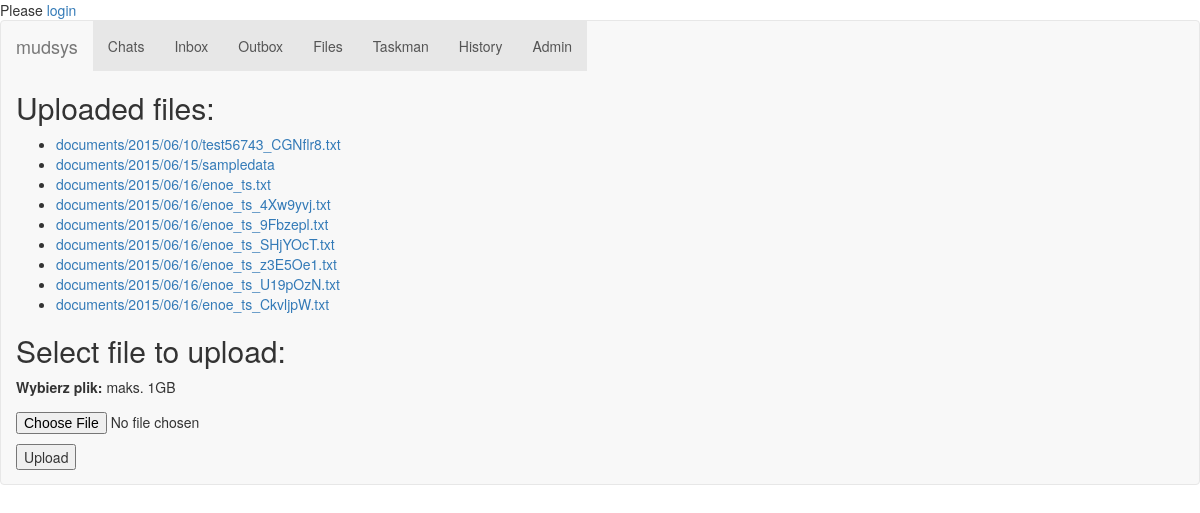
The page /files/ on the database as committed earlier.
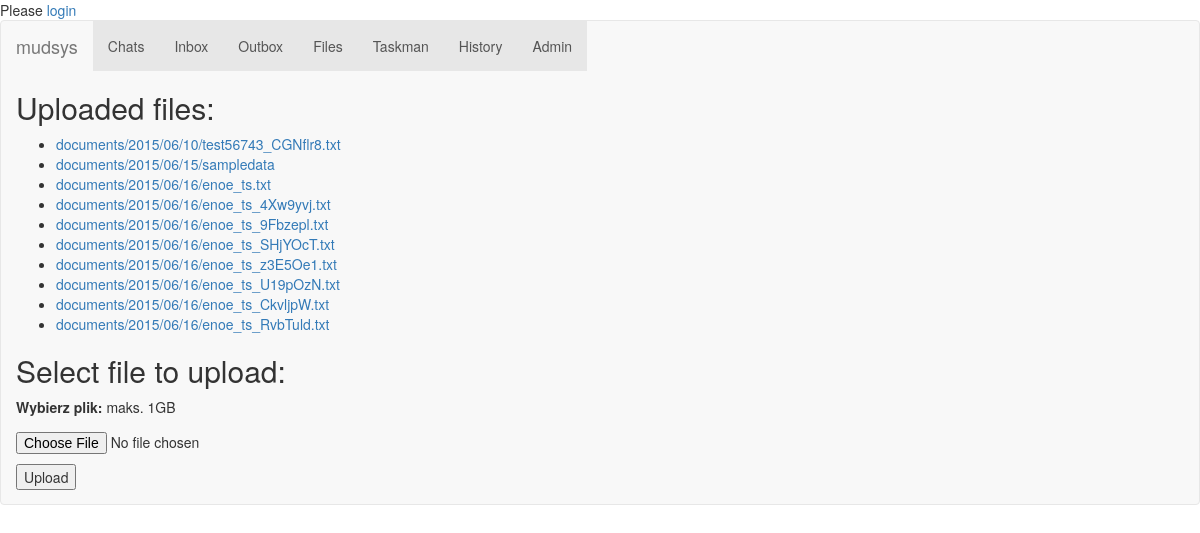
The same page on the database as committed later.
### fileman/models.py (models this page shows)
class Document(models.Model):
    docfile = models.FileField(upload_to='documents/%Y/%m/%d')

### fileman/views.py (the view)
def list(request):
    if request.method == 'POST':
        form = DocumentForm(request.POST, request.FILES)
        if form.is_valid():
            newdoc = Document(docfile = request.FILES['docfile'])
            newdoc.save()
            descstr = "Dodano plik " + request.FILES['docfile'].name
            change = Change()
            change.datetime = datetime.datetime.now()
            change.description = descstr
            change.user = request.user
            change.save()
            return HttpResponseRedirect('/files/')
    else:
        form = DocumentForm()
    documents = Document.objects.all()
    return render_to_response(
        'fileman/list.html',
        {'documents': documents, 'form':form},
        context_instance=RequestContext(request)
    )

### fileman/forms.py
class DocumentForm(forms.Form):
    docfile = forms.FileField(
        label='Wybierz plik',
        help_text='maks. 1GB'
    )

### fileman/templates/fileman/list.html (shortened to what this page needs)
{% extends "base.html" %}
{% block content %}
<h2>Uploaded files:</h2>
{% if documents %}
    <ul>
        {% for document in documents %}
            <li><a href="{{ document.docfile.url }}">{{ document.docfile.name }}</a> {% comment %} <a href="{% url 'fileman:delete' docfile.id %}"> <img src="/static/admin/img/icon-no.gif" /></a> {% endcomment %} </li>
        {% endfor %}
    </ul>
{% else %}
    <p>No documents.</p>
{% endif %}
<h2>Select file to upload:</h2>
<form action="" method="post" enctype="multipart/form-data">
    <p>{{ form.docfile.label_tag }} {{ form.docfile.help_text }}</p>
    <p>
        {{ form.docfile }}
    </p>
    <p><input type="submit" value="Upload" /></p>
</form>
{% endblock %}

Rows that differ between the two databases and show on the page:
added Document: docfile.name "documents/2015/06/16/enoe_ts_RvbTuld.txt"
